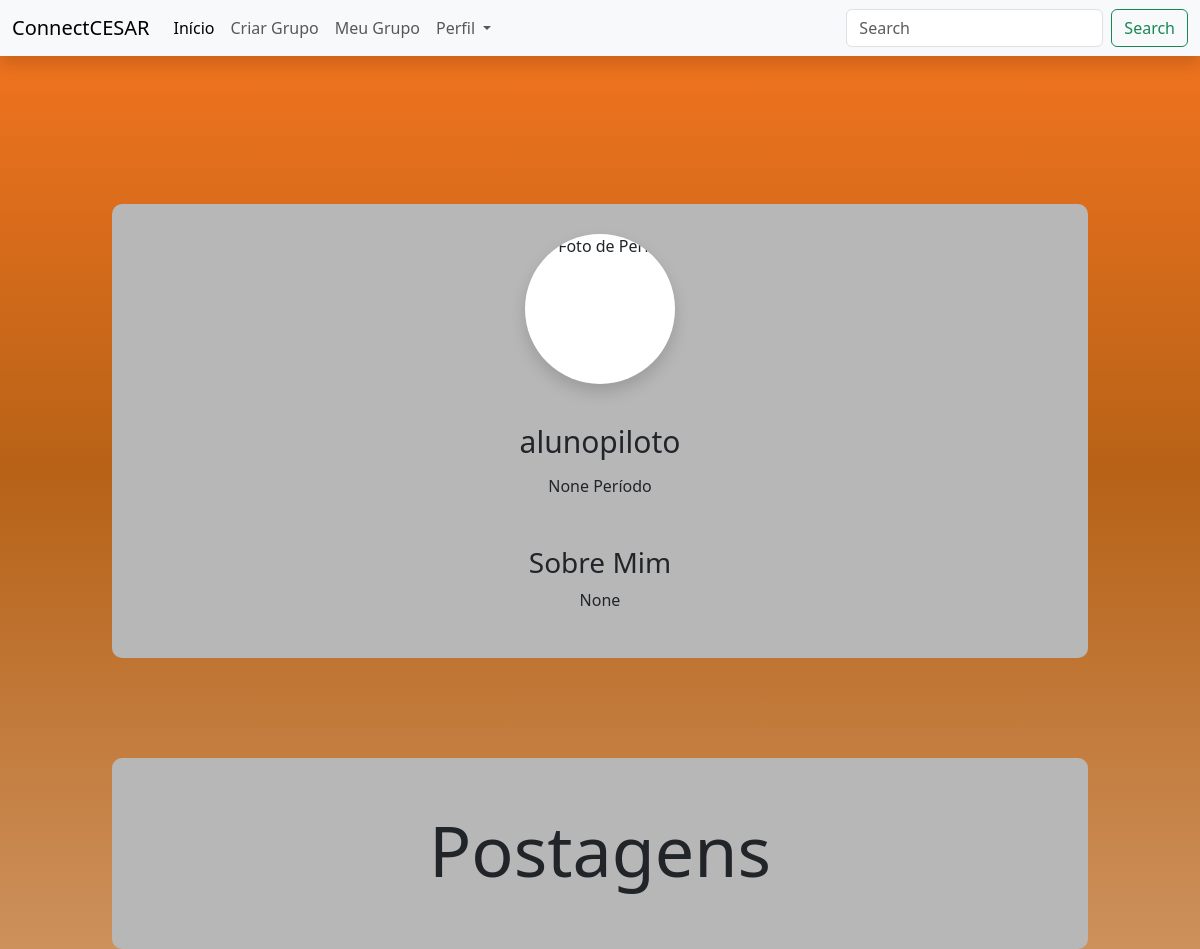
The app's page /acesso/pessoa/25/ with its own data.
### ccapp/models.py (models this page shows)
class Pessoa(models.Model):
    id_usuario = models.AutoField(primary_key=True)
    nome = models.TextField(max_length=255)
    email = models.TextField(max_length=255)
    senha = models.TextField(max_length=255)
    idade = models.IntegerField(null=True, blank=True)
    mbti = models.TextField(max_length=255, null=True, blank=True)
    periodo = models.TextField(max_length=255, null=True, blank=True)
    curso = models.TextField(max_length=255, null=True, blank=True)
    foto = models.ImageField(upload_to='perfil/', null=True, blank=True)
    descricao = models.TextField(null=True, blank=True)
    criado = models.DateTimeField(auto_now_add=True)
    atualizado = models.DateTimeField(auto_now=True)
    grupo_criado = models.ForeignKey(Grupo, null=True, blank=True, on_delete=models.SET_NULL)

### ccapp/views.py (the view)
# urls.py: path('acesso/pessoa/<int:id_field>/', views.acesso_pessoa, name='acesso_pessoa'),
def acesso_pessoa(request, id_field):
    id_pessoa = Pessoa.objects.get(id_usuario = id_field)
    context = {'pessoa': id_pessoa}
    return render(request, 'acesso_pesquisa.html', context)

### templates/acesso_pesquisa.html (shortened to what this page needs)
{% include "navbar.html" %}
{% include "main.html" %}
{% if pessoa %}
<div class="container">
<div class="profile-links">
        <img class="card-img-top rounded-circle shadow bg-white" style="width: 150px" src="..." alt="Foto de Perfil">
        <li><a style="font-size: 30px;">{{ pessoa.nome }}</a></li>
        <li><a>{{ pessoa.periodo }} Período</a></li>
        <h3 class="mt-5">Sobre Mim</h3>
        <p class="text-justify">
          {{ pessoa.descricao }}
    </p>
    </div>
    </div>
    <div class="container">
        <div class="profile-links">
            <li><a style="font-size: 70px;">Postagens</a></li>
        </div>
    </div>
{% else %}
    <p> INFORMAÇÃO NÃO DISPONÍVEL </p>
{% endif %}

### templates/main.html (style rules this page uses)
html { height: 100%; }
body { padding-top: 80px; min-height: 100%; margin: 0; background: linear-gradient( rgb(246, 117, 31), rgb(183, 98, 23), rgba(183, 98, 23, 0.7) ); background-attachment: fixed; }
.profile-links { background-color: #b8b7b7; padding: 30px 20px; text-align: center; margin: 100px 70px 0 70px; border-radius: 10px; }
.profile-links img { width: 150px; height: 150px; border-radius: 50%; display: inline-block; margin-bottom: 25px; }
.profile-links li { display: block; margin: 10px 0; }

### records on screen
Pessoa: nome "alunopiloto", periodo "None", descricao "None"
